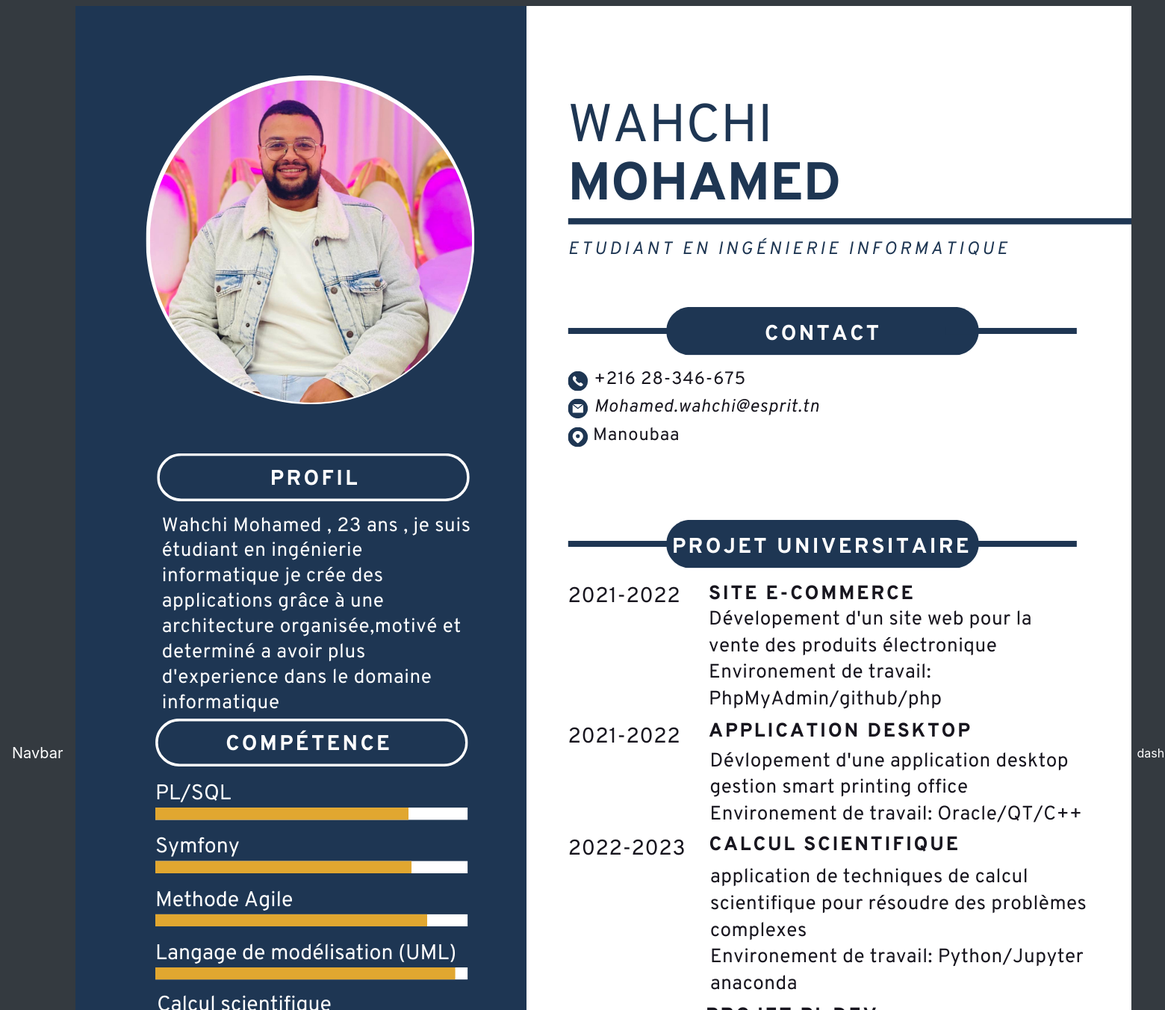
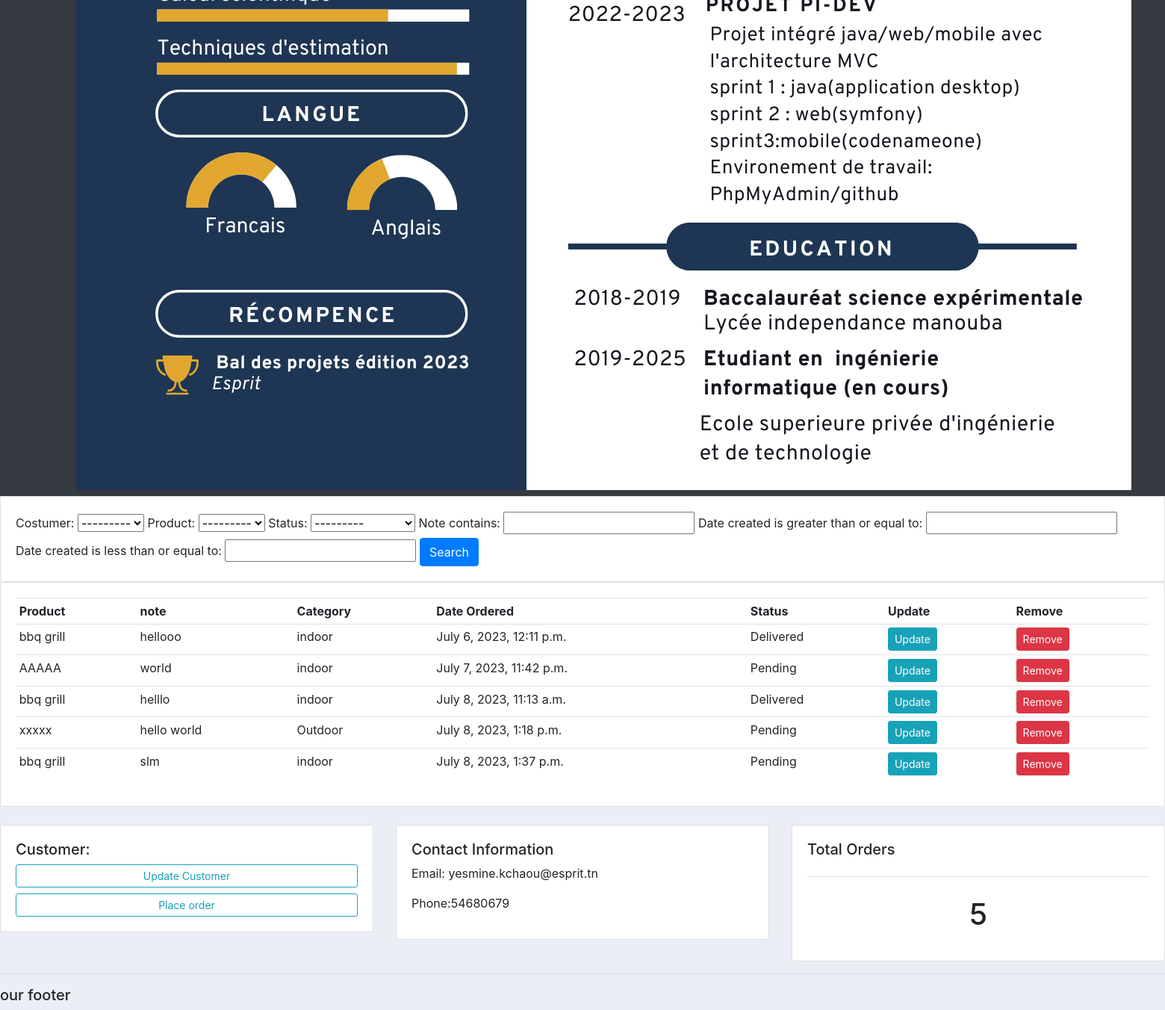
The app's page /costume/2/ (signed in) with its own data (2 pictures, top to bottom).
### accounts/models.py (models this page shows, shortened)
class Order(models.Model):
    STATUS =(
        ('Pending','Pending') ,
        ('Out for delivery','Out for delivery') ,
        ('Delivered','Delivered') ,
    )
    Costumer = models.ForeignKey(customer,null=True,on_delete=models.SET_NULL)
    product  = models.ForeignKey(Product,null=True,on_delete=models.SET_NULL)
    date_created = models.DateTimeField(auto_now_add=True , null=True)
    status = models.CharField(max_length=200 , null=True , choices=STATUS)
    note = models.CharField(max_length=1000 , null=True )

class Product(models.Model):
    CATEGORY =(
        ('indoor','indoor') ,
        ('Outdoor','Outdoor') ,
        )
    name = models.CharField(max_length=200 , null=True)
    price = models.FloatField(null=True)
    Category = models.CharField(max_length=200 , null=True , choices=CATEGORY)
    description = models.CharField(max_length=200 , null=True , blank=True)
    date_created = models.DateTimeField(auto_now_add=True , null=True)
    tags = models.ManyToManyField(Tag)
    def __str__(self):
        return self.name

class customer(models.Model):
    name = models.CharField(max_length=200 , null=True)
    phone = models.CharField(max_length=200 , null=True)
    email = models.CharField(max_length=200 , null=True)
    date_created = models.DateTimeField(auto_now_add=True , null=True)
    def __str__(self):
        return self.name

### accounts/views.py (the view)
# urls.py: path('costume/<str:pk_test>/', views.costume , name='costume'),
@login_required(login_url='login')
def costume(request , pk_test):
     costumer = customer.objects.get(id=pk_test)
     orders = costumer.order_set.all()
     order_count =  orders.count()
     myFilter = OrderFilter(request.GET , queryset=orders)
     orders=myFilter.qs
     context = {'costumer':costumer ,'orders': orders ,'order_count': order_count ,'myFilter': myFilter}
     return render(request,'accounts/costume.html',context)

### accounts/templates/accounts/costume.html
{% extends 'accounts/main.html' %}
{% block content %}
<div class="row">
    <div class="col">
      <div class="card card-body">
        <form method="get">
          {{myFilter.form}}
          <button class="btn btn-primary" type="submit">Search</button>
        </form>
      </div>
    </div>
  </div>
  <div class="row">
    <div class="col-md">
      <div class="card card-body">
        <table class="table table-sm">
          <tr>
            <th>Product</th>
            <th>note</th>
            <th>Category</th>
            <th>Date Ordered</th>
            <th>Status</th>
            <th>Update</th>
            <th>Remove</th>
          </tr>
          {% for order in orders %}
          <tr>
            <td>{{order.product}}</td>
            <td>{{order.note}}</td>
            <td>{{order.product.Category}}</td>
            <td>{{order.date_created}}</td>
            <td>{{order.status}}</td>
            <td><a class="btn btn-primary btn-sm btn-info" href="{% url 'update_order' order.id %}">Update</a></td>
            <td><a class="btn btn-primary btn-sm btn-danger" href="{% url 'delete_order' order.id %}">Remove</a></td>
          </tr>
          {% endfor %}
        </table>
      </div>
      <br>
      <div class="row">
        <div class="col-md">
          <div class="card card-body">
            <h5>Customer:</h5>
            <a class="btn btn-outline-info btn-sm btn-block" href="#">Update Customer</a>
            <a class="btn btn-outline-info btn-sm btn-block" href="{% url 'create_order' costumer.id %}">Place order</a>
          </div>
        </div>
        <div class="col-md">
          <div class="card card-body">
            <h5>Contact Information</h5>
            <p>Email: {{costumer.email}}</p>
            <p>Phone:{{costumer.phone}}</p>
          </div>
        </div>
        <div class="col-md">
          <div class="card card-body">
            <h5>Total Orders</h5>
            <hr>
            <h1 style="text-align: center; padding: 10px;">{{order_count}}</h1>
          </div>
        </div>
      </div>
    </div>
  </div>
{% endblock%}

### static/css/main.css (style rules this page uses)
body { background-color: #ebeff5; }

### records on screen
Order: product "bbq grill", note "hellooo", product.Category "indoor", date_created "July 6, 2023, 12:11 p.m.", status "Delivered"
Order: product "AAAAA", note "world", product.Category "indoor", date_created "July 7, 2023, 11:42 p.m.", status "Pending"
Order: product "bbq grill", note "helllo", product.Category "indoor", date_created "July 8, 2023, 11:13 a.m.", status "Delivered"
Order: product "xxxxx", note "hello world", product.Category "Outdoor", date_created "July 8, 2023, 1:18 p.m.", status "Pending"
Order: product "bbq grill", note "slm", product.Category "indoor", date_created "July 8, 2023, 1:37 p.m.", status "Pending"
customer: email "yesmine.kchaou@esprit.tn", phone "54680679"

### other values on screen
{{ order_count }} "5"
